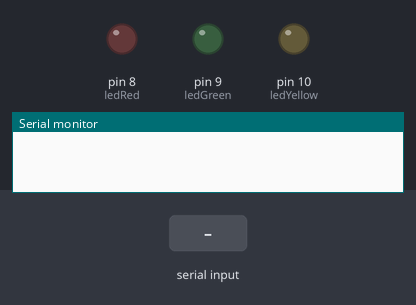
This sketch was run on a simulated Arduino Uno, built with avr-gcc and run on an emulated ATmega328P. Shown: output pins drawn as LEDs (lit = HIGH), the last lines printed to the serial monitor. The test bench sets the inputs (shaded band).

Above: at 1.2 s.
1.3 s: "r" received over Serial
At 1.9 s:
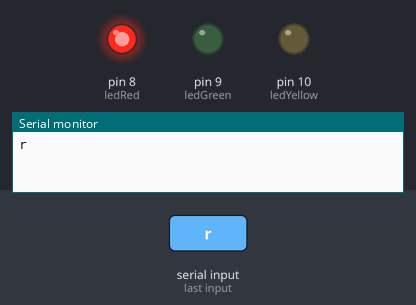
2.8 s: "g" received over Serial
At 3.1 s:
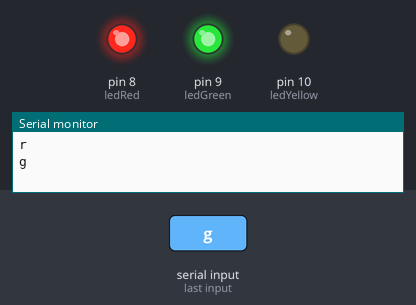
4.3 s: "R" received over Serial
At 5.4 s:
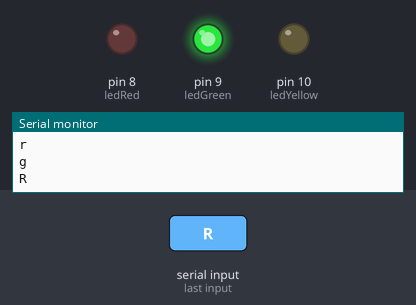
5.8 s: "y" received over Serial
At 6.6 s:
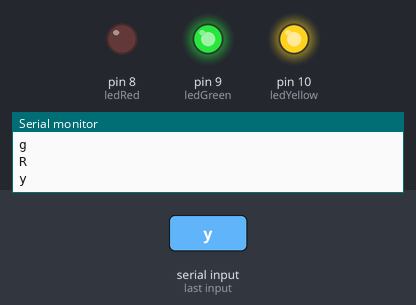
7.3 s: "G" received over Serial
At 7.7 s:
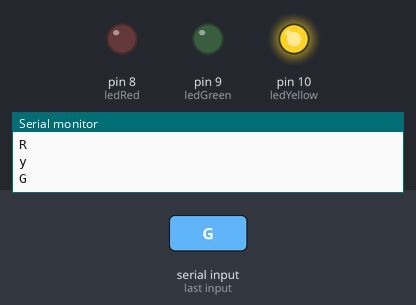
8.8 s: "r" received over Serial
At 10.0 s:
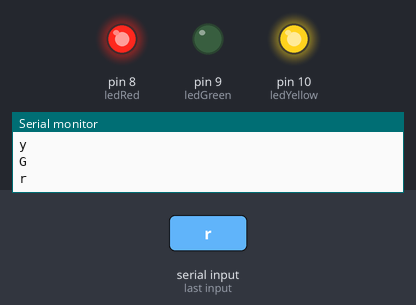
Timing chart, 0 to 11.3 s (numbered marks = the images above; inputs shaded):
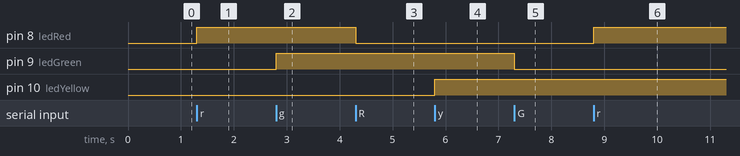

The sketch:

arduino-flash-keys.ino
```cpp
//varíavel que guarda o dado vindo da serial
char leitura;

//define os pinos onde os LEDs estão conectados
#define ledRed 8
#define ledGreen 9
#define ledYellow 10

void setup() {

//Inicializa comunicação Serial a 9600
Serial.begin(9600);

//Configura os pinos dos LEDs como saída
pinMode(ledRed, OUTPUT);
pinMode(ledGreen, OUTPUT);
pinMode(ledYellow,OUTPUT);

//Mantém os LEDs desligados assim que iniciar o programa
digitalWrite (ledRed, LOW);
digitalWrite (ledGreen, LOW);
digitalWrite (ledYellow, LOW);
}

void loop() {
//Verifica se há algum dado no conector serial
while (Serial.available() > 0) {
//Lê o dado vindo da Serial e armazena na variável leitura
leitura = Serial.read();

//Se a variável leitura for igual a 'r' ou 'R' Inverte o valor do LED vermelho
if (leitura == 'r' || leitura =='R'){// As duas || é a operação booleana OU
digitalWrite(ledRed,!digitalRead(ledRed));
}

//Se ela for igual a  'g' ou 'G' Inverte o valor do LED Verde
else if (leitura == 'g' || leitura =='G'){
digitalWrite(ledGreen,!digitalRead(ledGreen));
}

//Se ela for igual a  'y' ou 'Y' Inverte o valor do LED Verde
else if (leitura == 'y' || leitura =='Y'){
digitalWrite(ledYellow,!digitalRead(ledYellow));
}

Serial.println(leitura);
}

}
```

Measured:
- after the input at 1.3 s, pin 8 (ledRed): LOW → HIGH at once
- after the input at 2.8 s, pin 9 (ledGreen): LOW → HIGH at once
- after the input at 4.3 s, pin 8 (ledRed): HIGH → LOW at once
- after the input at 5.8 s, pin 10 (ledYellow): LOW → HIGH at once
- after the input at 7.3 s, pin 9 (ledGreen): HIGH → LOW at once
- after the input at 8.8 s, pin 8 (ledRed): LOW → HIGH at once
